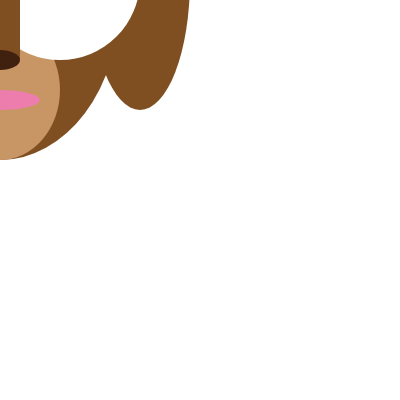
Frame 1 (no input)
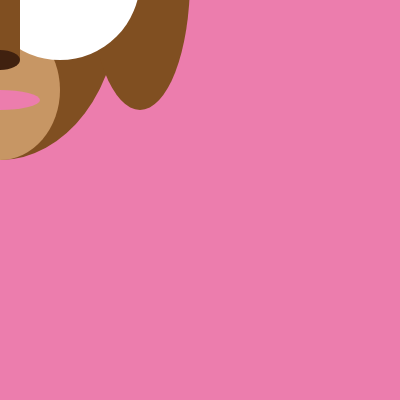
Frame 60 (no input)
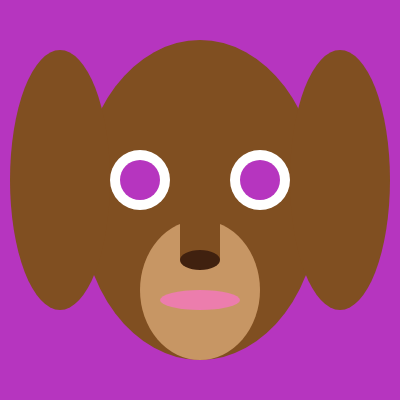
Frame 120 (the mouse pressed at the canvas centre since frame 60)

The p5.js sketch that drew these frames (run headless with seeded random() and noise() and a simulated clock; from frame 60 on, the mouse is pressed at the canvas centre):

// p5.js sketch
// ── sketch.js
let x
let y
let z

function setup() {
  createCanvas(400, 400);
  background(255);

}

function mousePressed(){
  x = random(0,255)
  y = random(0,255)
  z = random(0,255)

}

function draw(){
  
  background(x,y,z)
  
  noStroke();
  // Face
  fill('#804F21');  // Brown
  ellipse(mouseX, mouseY,240,320);
  
  fill('#C79664');  // Lighter brown
  ellipse(mouseX, mouseY+90, 120, 140); // Snout area
  
  // Ears
  fill('#804F21');  // Brown color for the ears
  ellipse(mouseX-140, mouseY-20, 100, 260); // Left ear
  ellipse(mouseX+140, mouseY-20, 100, 260); // Right ear
  
  //eyes
  fill('white')
  ellipse(mouseX-60, mouseY-20, mouseX-140)
  ellipse(mouseX+60, mouseY-20, mouseX-140)
  //fill("#003434")
  fill(x,y,z)
  ellipse(mouseX-60, mouseY-20, mouseX-160)
  ellipse(mouseX+60, mouseY-20, mouseX-160)
  
  //nose
  fill('#804F21')
  rect(mouseX-20, mouseY-60,40,120)
  fill('#40210F')
  ellipse(mouseX, mouseY+60, 40, 20)
  
  //mouth
  fill('#EC7DAD')
  ellipse(mouseX, mouseY+100,80,20)
  

}
